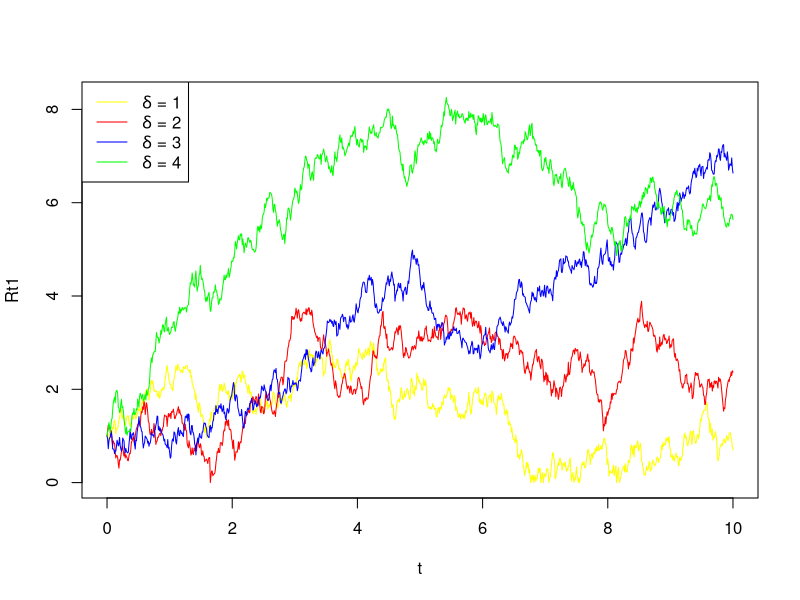

This figure's R source:
## ---- chunk 1
set.seed(1)
T = 10
N = 1000
dt = T/N
Rt_sim <- function(delta, N, dt){
  Y <- numeric(N+1)
  Y[1] <- 1
  for (i in 1:N){
    dW <- sqrt(dt)*rnorm(1)
    Y[i+1] <- max(Y[i] + delta*dt+ 2*sqrt(Y[i])*dW, 0)
  } 
  return(sqrt(Y))
}
t <- seq(0, T, by = dt)
delta <- c(1,2,3,4)
Rt1 <- Rt_sim(delta[1], N=1000, dt=10/1000)
Rt2 <- Rt_sim(delta[2], N=1000, dt=10/1000)
Rt3 <- Rt_sim(delta[3], N=1000, dt=10/1000)
Rt4 <- Rt_sim(delta[4], N=1000, dt=10/1000)
ymin <- min(c(Rt1, Rt2, Rt3, Rt4))
ymax <- max(c(Rt1, Rt2, Rt3, Rt4))
plot(t, Rt1, "l", col = "yellow", ylim = c(ymin, ymax))
lines(t, Rt2, "l", col="red")
lines(t, Rt3, "l", col="blue")
lines(t, Rt4, "l", col="green")
legend("topleft",
       legend = c(expression(delta *' = 1'), expression(delta *' = 2'), expression(delta *' = 3'), expression(delta *' = 4')),
       col = c("yellow", "red", "blue", "green"),
       lty = 1)  
